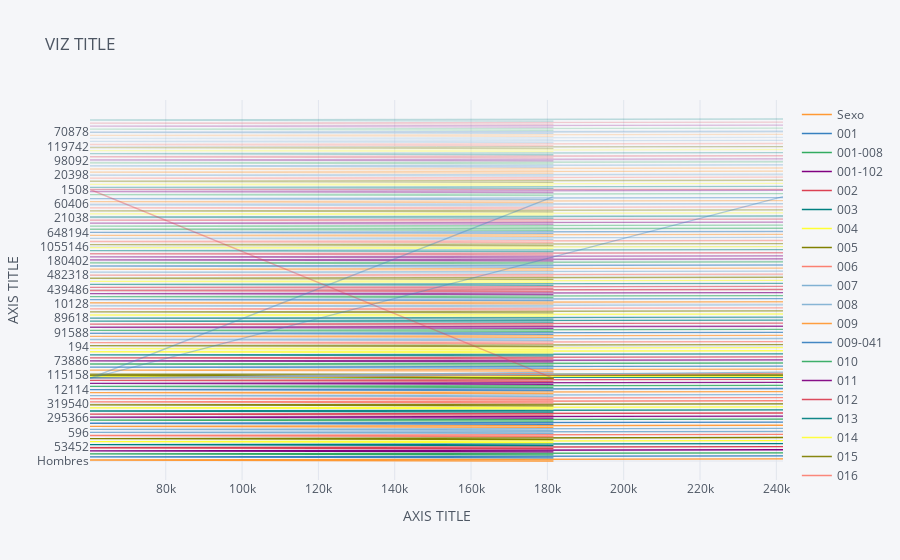

Write notebook code for a chart like this one.
### Code cell
# Cufflinks line plot

dataset_sexo.iplot(kind='line',
                   x='098',
                   xTitle='AXIS TITLE',
                   yTitle='AXIS TITLE',
                   title='VIZ TITLE')

### Figure 1 — Plotly figure (JSON) as saved in the notebook; plotly's stock layout.template omitted (floating-point values rounded to 4 significant figures)
{"data": [{"line": {"color": "rgba(255, 153, 51, 1.0)", "dash": "solid", "shape": "linear", "width": 1.3}, "mode": "lines", "name": "Sexo", "text": "", "x": [181592, 60150, 241742], "y": ["Hombres", "Mujeres", "Total"], "type": "scatter"}, {"line": {"color": "rgba(55, 128, 191, 1.0)", "dash": "solid", "shape": "linear", "width": 1.3}, "mode": "lines", "name": "001", "text": "", "x": [181592, 60150, 241742], "y": [13310, 20734, 34044], "type": "scatter"}, {"line": {"color": "rgba(50, 171, 96, 1.0)", "dash": "solid", "shape": "linear", "width": 1.3}, "mode": "lines", "name": "001-008", "text": "", "x": [181592, 60150, 241742], "y": [288068, 204418, 492486], "type": "scatter"}, {"line": {"color": "rgba(128, 0, 128, 1.0)", "dash": "solid", "shape": "linear", "width": 1.3}, "mode": "lines", "name": "001-102", "text": "", "x": [181592, 60150, 241742], "y": [14528688, 13298528, 27827216], "type": "scatter"}, {"line": {"color": "rgba(219, 64, 82, 1.0)", "dash": "solid", "shape": "linear", "width": 1.3}, "mode": "lines", "name": "002", "text": "", "x": [181592, 60150, 241742], "y": [37942, 15510, 53452], "type": "scatter"}, {"line": {"color": "rgba(0, 128, 128, 1.0)", "dash": "solid", "shape": "linear", "width": 1.3}, "mode": "lines", "name": "003", "text": "", "x": [181592, 60150, 241742], "y": [3860, 4110, 7970], "type": "scatter"}, {"line": {"color": "rgba(255, 255, 51, 1.0)", "dash": "solid", "shape": "linear", "width": 1.3}, "mode": "lines", "name": "004", "text": "", "x": [181592, 60150, 241742], "y": [89660, 100022, 189682], "type": "scatter"}, {"line": {"color": "rgba(128, 128, 0, 1.0)", "dash": "solid", "shape": "linear", "width": 1.3}, "mode": "lines", "name": "005", "text": "", "x": [181592, 60150, 241742], "y": [24062, 21674, 45736], "type": "scatter"}, {"line": {"color": "rgba(251, 128, 114, 1.0)", "dash": "solid", "shape": "linear", "width": 1.3}, "mode": "lines", "name": "006", "text": "", "x": [181592, 60150, 241742], "y": [92868, 21704, 114572], "type": "scatter"}, {"line": {"color": "rgba(128, 177, 211, 1.0)", "dash": "solid", "shape": "linear", "width": 1.3}, "mode": "lines", "name": "007", "text": "", "x": [181592, 60150, 241742], "y": [2546, 596, 3142], "type": "scatter"}, {"line": {"color": "rgba(128, 177, 211, 0.9316239316239316)", "dash": "solid", "shape": "linear", "width": 1.3}, "mode": "lines", "name": "008", "text": "", "x": [181592, 60150, 241742], "y": [23820, 20068, 43888], "type": "scatter"}, {"line": {"color": "rgba(255, 153, 51, 0.9316239316239316)", "dash": "solid", "shape": "linear", "width": 1.3}, "mode": "lines", "name": "009", "text": "", "x": [181592, 60150, 241742], "y": [128122, 30116, 158238], "type": "scatter"}, {"line": {"color": "rgba(55, 128, 191, 0.9316239316239316)", "dash": "solid", "shape": "linear", "width": 1.3}, "mode": "lines", "name": "009-041", "text": "", "x": [181592, 60150, 241742], "y": [4371186, 2747678, 7118864], "type": "scatter"}, {"line": {"color": "rgba(50, 171, 96, 0.9316239316239316)", "dash": "solid", "shape": "linear", "width": 1.3}, "mode": "lines", "name": "010", "text": "", "x": [181592, 60150, 241742], "y": [115918, 20340, 136258], "type": "scatter"}, {"line": {"color": "rgba(128, 0, 128, 0.9316239316239316)", "dash": "solid", "shape": "linear", "width": 1.3}, "mode": "lines", "name": "011", "text": "", "x": [181592, 60150, 241742], "y": [295366, 193986, 489352], "type": "scatter"}, {"line": {"color": "rgba(219, 64, 82, 0.9316239316239316)", "dash": "solid", "shape": "linear", "width": 1.3}, "mode": "lines", "name": "012", "text": "", "x": [181592, 60150, 241742], "y": [344882, 280252, 625134], "type": "scatter"}, {"line": {"color": "rgba(0, 128, 128, 0.9316239316239316)", "dash": "solid", "shape": "linear", "width": 1.3}, "mode": "lines", "name": "013", "text": "", "x": [181592, 60150, 241742], "y": [132644, 90928, 223572], "type": "scatter"}, {"line": {"color": "rgba(255, 255, 51, 0.9316239316239316)", "dash": "solid", "shape": "linear", "width": 1.3}, "mode": "lines", "name": "014", "text": "", "x": [181592, 60150, 241742], "y": [217596, 126478, 344074], "type": "scatter"}, {"line": {"color": "rgba(128, 128, 0, 0.9316239316239316)", "dash": "solid", "shape": "linear", "width": 1.3}, "mode": "lines", "name": "015", "text": "", "x": [181592, 60150, 241742], "y": [169294, 150246, 319540], "type": "scatter"}, {"line": {"color": "rgba(251, 128, 114, 0.9316239316239316)", "dash": "solid", "shape": "linear", "width": 1.3}, "mode": "lines", "name": "016", "text": "", "x": [181592, 60150, 241742], "y": [83444, 116646, 200090], "type": "scatter"}, {"line": {"color": "rgba(251, 128, 114, 0.8632478632478631)", "dash": "solid", "shape": "linear", "width": 1.3}, "mode": "lines", "name": "017", "text": "", "x": [181592, 60150, 241742], "y": [127094, 5330, 132424], "type": "scatter"}, {"line": {"color": "rgba(128, 177, 211, 0.8632478632478631)", "dash": "solid", "shape": "linear", "width": 1.3}, "mode": "lines", "name": "018", "text": "", "x": [181592, 60150, 241742], "y": [1131650, 180534, 1312184], "type": "scatter"}, {"line": {"color": "rgba(255, 153, 51, 0.8632478632478631)", "dash": "solid", "shape": "linear", "width": 1.3}, "mode": "lines", "name": "019", "text": "", "x": [181592, 60150, 241742], "y": [24270, 10384, 34654], "type": "scatter"}, {"line": {"color": "rgba(55, 128, 191, 0.8632478632478631)", "dash": "solid", "shape": "linear", "width": 1.3}, "mode": "lines", "name": "020", "text": "", "x": [181592, 60150, 241742], "y": [18154, 12114, 30268], "type": "scatter"}, {"line": {"color": "rgba(50, 171, 96, 0.8632478632478631)", "dash": "solid", "shape": "linear", "width": 1.3}, "mode": "lines", "name": "021", "text": "", "x": [181592, 60150, 241742], "y": [28330, 23258, 51588], "type": "scatter"}, {"line": {"color": "rgba(128, 0, 128, 0.8632478632478631)", "dash": "solid", "shape": "linear", "width": 1.3}, "mode": "lines", "name": "022", "text": "", "x": [181592, 60150, 241742], "y": [44718, 35044, 79762], "type": "scatter"}, {"line": {"color": "rgba(219, 64, 82, 0.8632478632478631)", "dash": "solid", "shape": "linear", "width": 1.3}, "mode": "lines", "name": "023", "text": "", "x": [181592, 60150, 241742], "y": [4766, 434002, 438768], "type": "scatter"}, {"line": {"color": "rgba(0, 128, 128, 0.8632478632478631)", "dash": "solid", "shape": "linear", "width": 1.3}, "mode": "lines", "name": "024", "text": "", "x": [181592, 60150, 241742], "y": [0, 41724, 41724], "type": "scatter"}, {"line": {"color": "rgba(255, 255, 51, 0.8632478632478631)", "dash": "solid", "shape": "linear", "width": 1.3}, "mode": "lines", "name": "025", "text": "", "x": [181592, 60150, 241742], "y": [0, 109052, 109052], "type": "scatter"}, {"line": {"color": "rgba(128, 128, 0, 0.8632478632478631)", "dash": "solid", "shape": "linear", "width": 1.3}, "mode": "lines", "name": "026", "text": "", "x": [181592, 60150, 241742], "y": [0, 115158, 115158], "type": "scatter"}, {"line": {"color": "rgba(128, 128, 0, 0.7948717948717947)", "dash": "solid", "shape": "linear", "width": 1.3}, "mode": "lines", "name": "027", "text": "", "x": [181592, 60150, 241742], "y": [0, 36182, 36182], "type": "scatter"}, {"line": {"color": "rgba(251, 128, 114, 0.7948717948717947)", "dash": "solid", "shape": "linear", "width": 1.3}, "mode": "lines", "name": "028", "text": "", "x": [181592, 60150, 241742], "y": [390814, 0, 390814], "type": "scatter"}, {"line": {"color": "rgba(128, 177, 211, 0.7948717948717947)", "dash": "solid", "shape": "linear", "width": 1.3}, "mode": "lines", "name": "029", "text": "", "x": [181592, 60150, 241742], "y": [11946, 0, 11946], "type": "scatter"}, {"line": {"color": "rgba(255, 153, 51, 0.7948717948717947)", "dash": "solid", "shape": "linear", "width": 1.3}, "mode": "lines", "name": "030", "text": "", "x": [181592, 60150, 241742], "y": [73644, 38928, 112572], "type": "scatter"}, {"line": {"color": "rgba(55, 128, 191, 0.7948717948717947)", "dash": "solid", "shape": "linear", "width": 1.3}, "mode": "lines", "name": "031", "text": "", "x": [181592, 60150, 241742], "y": [242794, 54000, 296794], "type": "scatter"}, {"line": {"color": "rgba(50, 171, 96, 0.7948717948717947)", "dash": "solid", "shape": "linear", "width": 1.3}, "mode": "lines", "name": "032", "text": "", "x": [181592, 60150, 241742], "y": [20622, 6058, 26680], "type": "scatter"}, {"line": {"color": "rgba(128, 0, 128, 0.7948717948717947)", "dash": "solid", "shape": "linear", "width": 1.3}, "mode": "lines", "name": "033", "text": "", "x": [181592, 60150, 241742], "y": [95612, 73886, 169498], "type": "scatter"}, {"line": {"color": "rgba(219, 64, 82, 0.7948717948717947)", "dash": "solid", "shape": "linear", "width": 1.3}, "mode": "lines", "name": "034", "text": "", "x": [181592, 60150, 241742], "y": [17800, 22778, 40578], "type": "scatter"}, {"line": {"color": "rgba(0, 128, 128, 0.7948717948717947)", "dash": "solid", "shape": "linear", "width": 1.3}, "mode": "lines", "name": "035", "text": "", "x": [181592, 60150, 241742], "y": [255726, 204300, 460026], "type": "scatter"}, {"line": {"color": "rgba(255, 255, 51, 0.7948717948717947)", "dash": "solid", "shape": "linear", "width": 1.3}, "mode": "lines", "name": "036", "text": "", "x": [181592, 60150, 241742], "y": [150698, 133622, 284320], "type": "scatter"}, {"line": {"color": "rgba(255, 255, 51, 0.7264957264957264)", "dash": "solid", "shape": "linear", "width": 1.3}, "mode": "lines", "name": "037", "text": "", "x": [181592, 60150, 241742], "y": [121072, 95442, 216514], "type": "scatter"}, {"line": {"color": "rgba(128, 128, 0, 0.7264957264957264)", "dash": "solid", "shape": "linear", "width": 1.3}, "mode": "lines", "name": "038", "text": "", "x": [181592, 60150, 241742], "y": [194, 162, 356], "type": "scatter"}, {"line": {"color": "rgba(251, 128, 114, 0.7264957264957264)", "dash": "solid", "shape": "linear", "width": 1.3}, "mode": "lines", "name": "039", "text": "", "x": [181592, 60150, 241742], "y": [12208, 15578, 27786], "type": "scatter"}, {"line": {"color": "rgba(128, 177, 211, 0.7264957264957264)", "dash": "solid", "shape": "linear", "width": 1.3}, "mode": "lines", "name": "040", "text": "", "x": [181592, 60150, 241742], "y": [24326, 18126, 42452], "type": "scatter"}, {"line": {"color": "rgba(255, 153, 51, 0.7264957264957264)", "dash": "solid", "shape": "linear", "width": 1.3}, "mode": "lines", "name": "041", "text": "", "x": [181592, 60150, 241742], "y": [87482, 73024, 160506], "type": "scatter"}, {"line": {"color": "rgba(55, 128, 191, 0.7264957264957264)", "dash": "solid", "shape": "linear", "width": 1.3}, "mode": "lines", "name": "042", "text": "", "x": [181592, 60150, 241742], "y": [39838, 51750, 91588], "type": "scatter"}, {"line": {"color": "rgba(50, 171, 96, 0.7264957264957264)", "dash": "solid", "shape": "linear", "width": 1.3}, "mode": "lines", "name": "042-043", "text": "", "x": [181592, 60150, 241742], "y": [43712, 54856, 98568], "type": "scatter"}, {"line": {"color": "rgba(128, 0, 128, 0.7264957264957264)", "dash": "solid", "shape": "linear", "width": 1.3}, "mode": "lines", "name": "043", "text": "", "x": [181592, 60150, 241742], "y": [3874, 3106, 6980], "type": "scatter"}, {"line": {"color": "rgba(219, 64, 82, 0.7264957264957264)", "dash": "solid", "shape": "linear", "width": 1.3}, "mode": "lines", "name": "044", "text": "", "x": [181592, 60150, 241742], "y": [276522, 442908, 719430], "type": "scatter"}, {"line": {"color": "rgba(0, 128, 128, 0.7264957264957264)", "dash": "solid", "shape": "linear", "width": 1.3}, "mode": "lines", "name": "044-045", "text": "", "x": [181592, 60150, 241742], "y": [334554, 532526, 867080], "type": "scatter"}, {"line": {"color": "rgba(0, 128, 128, 0.658119658119658)", "dash": "solid", "shape": "linear", "width": 1.3}, "mode": "lines", "name": "045", "text": "", "x": [181592, 60150, 241742], "y": [58032, 89618, 147650], "type": "scatter"}, {"line": {"color": "rgba(255, 255, 51, 0.658119658119658)", "dash": "solid", "shape": "linear", "width": 1.3}, "mode": "lines", "name": "046", "text": "", "x": [181592, 60150, 241742], "y": [246894, 509748, 756642], "type": "scatter"}, {"line": {"color": "rgba(128, 128, 0, 0.658119658119658)", "dash": "solid", "shape": "linear", "width": 1.3}, "mode": "lines", "name": "046-049", "text": "", "x": [181592, 60150, 241742], "y": [281190, 524546, 805736], "type": "scatter"}, {"line": {"color": "rgba(251, 128, 114, 0.658119658119658)", "dash": "solid", "shape": "linear", "width": 1.3}, "mode": "lines", "name": "047", "text": "", "x": [181592, 60150, 241742], "y": [20198, 2634, 22832], "type": "scatter"}, {"line": {"color": "rgba(128, 177, 211, 0.658119658119658)", "dash": "solid", "shape": "linear", "width": 1.3}, "mode": "lines", "name": "048", "text": "", "x": [181592, 60150, 241742], "y": [3970, 694, 4664], "type": "scatter"}, {"line": {"color": "rgba(255, 153, 51, 0.658119658119658)", "dash": "solid", "shape": "linear", "width": 1.3}, "mode": "lines", "name": "049", "text": "", "x": [181592, 60150, 241742], "y": [10128, 11470, 21598], "type": "scatter"}, {"line": {"color": "rgba(55, 128, 191, 0.658119658119658)", "dash": "solid", "shape": "linear", "width": 1.3}, "mode": "lines", "name": "050", "text": "", "x": [181592, 60150, 241742], "y": [6750, 5876, 12626], "type": "scatter"}, {"line": {"color": "rgba(50, 171, 96, 0.658119658119658)", "dash": "solid", "shape": "linear", "width": 1.3}, "mode": "lines", "name": "050-052", "text": "", "x": [181592, 60150, 241742], "y": [378152, 537968, 916120], "type": "scatter"}, {"line": {"color": "rgba(128, 0, 128, 0.658119658119658)", "dash": "solid", "shape": "linear", "width": 1.3}, "mode": "lines", "name": "051", "text": "", "x": [181592, 60150, 241742], "y": [142602, 321406, 464008], "type": "scatter"}, {"line": {"color": "rgba(219, 64, 82, 0.658119658119658)", "dash": "solid", "shape": "linear", "width": 1.3}, "mode": "lines", "name": "052", "text": "", "x": [181592, 60150, 241742], "y": [228800, 210686, 439486], "type": "scatter"}, {"line": {"color": "rgba(219, 64, 82, 0.5897435897435894)", "dash": "solid", "shape": "linear", "width": 1.3}, "mode": "lines", "name": "053", "text": "", "x": [181592, 60150, 241742], "y": [38334, 93012, 131346], "type": "scatter"}, {"line": {"color": "rgba(0, 128, 128, 0.5897435897435894)", "dash": "solid", "shape": "linear", "width": 1.3}, "mode": "lines", "name": "053-061", "text": "", "x": [181592, 60150, 241742], "y": [4473698, 5329276, 9802974], "type": "scatter"}, {"line": {"color": "rgba(255, 255, 51, 0.5897435897435894)", "dash": "solid", "shape": "linear", "width": 1.3}, "mode": "lines", "name": "054", "text": "", "x": [181592, 60150, 241742], "y": [151162, 306694, 457856], "type": "scatter"}, {"line": {"color": "rgba(128, 128, 0, 0.5897435897435894)", "dash": "solid", "shape": "linear", "width": 1.3}, "mode": "lines", "name": "055", "text": "", "x": [181592, 60150, 241742], "y": [1046398, 663926, 1710324], "type": "scatter"}, {"line": {"color": "rgba(251, 128, 114, 0.5897435897435894)", "dash": "solid", "shape": "linear", "width": 1.3}, "mode": "lines", "name": "056", "text": "", "x": [181592, 60150, 241742], "y": [537074, 482318, 1019392], "type": "scatter"}, {"line": {"color": "rgba(128, 177, 211, 0.5897435897435894)", "dash": "solid", "shape": "linear", "width": 1.3}, "mode": "lines", "name": "057", "text": "", "x": [181592, 60150, 241742], "y": [547632, 969054, 1516686], "type": "scatter"}, {"line": {"color": "rgba(255, 153, 51, 0.5897435897435894)", "dash": "solid", "shape": "linear", "width": 1.3}, "mode": "lines", "name": "058", "text": "", "x": [181592, 60150, 241742], "y": [580068, 709766, 1289834], "type": "scatter"}, {"line": {"color": "rgba(55, 128, 191, 0.5897435897435894)", "dash": "solid", "shape": "linear", "width": 1.3}, "mode": "lines", "name": "059", "text": "", "x": [181592, 60150, 241742], "y": [1225298, 1710384, 2935682], "type": "scatter"}, {"line": {"color": "rgba(50, 171, 96, 0.5897435897435894)", "dash": "solid", "shape": "linear", "width": 1.3}, "mode": "lines", "name": "060", "text": "", "x": [181592, 60150, 241742], "y": [167330, 287852, 455182], "type": "scatter"}, {"line": {"color": "rgba(128, 0, 128, 0.5897435897435894)", "dash": "solid", "shape": "linear", "width": 1.3}, "mode": "lines", "name": "061", "text": "", "x": [181592, 60150, 241742], "y": [180402, 106270, 286672], "type": "scatter"}, {"line": {"color": "rgba(128, 0, 128, 0.5213675213675211)", "dash": "solid", "shape": "linear", "width": 1.3}, "mode": "lines", "name": "062", "text": "", "x": [181592, 60150, 241742], "y": [17236, 27092, 44328], "type": "scatter"}, {"line": {"color": "rgba(219, 64, 82, 0.5213675213675211)", "dash": "solid", "shape": "linear", "width": 1.3}, "mode": "lines", "name": "062-067", "text": "", "x": [181592, 60150, 241742], "y": [1740144, 1231470, 2971614], "type": "scatter"}, {"line": {"color": "rgba(0, 128, 128, 0.5213675213675211)", "dash": "solid", "shape": "linear", "width": 1.3}, "mode": "lines", "name": "063", "text": "", "x": [181592, 60150, 241742], "y": [324266, 302242, 626508], "type": "scatter"}, {"line": {"color": "rgba(255, 255, 51, 0.5213675213675211)", "dash": "solid", "shape": "linear", "width": 1.3}, "mode": "lines", "name": "064", "text": "", "x": [181592, 60150, 241742], "y": [794698, 260448, 1055146], "type": "scatter"}, {"line": {"color": "rgba(128, 128, 0, 0.5213675213675211)", "dash": "solid", "shape": "linear", "width": 1.3}, "mode": "lines", "name": "065", "text": "", "x": [181592, 60150, 241742], "y": [28864, 53332, 82196], "type": "scatter"}, {"line": {"color": "rgba(251, 128, 114, 0.5213675213675211)", "dash": "solid", "shape": "linear", "width": 1.3}, "mode": "lines", "name": "066", "text": "", "x": [181592, 60150, 241742], "y": [83006, 82808, 165814], "type": "scatter"}, {"line": {"color": "rgba(128, 177, 211, 0.5213675213675211)", "dash": "solid", "shape": "linear", "width": 1.3}, "mode": "lines", "name": "067", "text": "", "x": [181592, 60150, 241742], "y": [492074, 505548, 997622], "type": "scatter"}, {"line": {"color": "rgba(255, 153, 51, 0.5213675213675211)", "dash": "solid", "shape": "linear", "width": 1.3}, "mode": "lines", "name": "068", "text": "", "x": [181592, 60150, 241742], "y": [40854, 27148, 68002], "type": "scatter"}, {"line": {"color": "rgba(55, 128, 191, 0.5213675213675211)", "dash": "solid", "shape": "linear", "width": 1.3}, "mode": "lines", "name": "068-072", "text": "", "x": [181592, 60150, 241742], "y": [824918, 648194, 1473112], "type": "scatter"}, {"line": {"color": "rgba(50, 171, 96, 0.5213675213675211)", "dash": "solid", "shape": "linear", "width": 1.3}, "mode": "lines", "name": "069", "text": "", "x": [181592, 60150, 241742], "y": [7326, 8844, 16170], "type": "scatter"}, {"line": {"color": "rgba(50, 171, 96, 0.45299145299145277)", "dash": "solid", "shape": "linear", "width": 1.3}, "mode": "lines", "name": "070", "text": "", "x": [181592, 60150, 241742], "y": [75134, 92902, 168036], "type": "scatter"}, {"line": {"color": "rgba(128, 0, 128, 0.45299145299145277)", "dash": "solid", "shape": "linear", "width": 1.3}, "mode": "lines", "name": "071", "text": "", "x": [181592, 60150, 241742], "y": [358026, 149474, 507500], "type": "scatter"}, {"line": {"color": "rgba(219, 64, 82, 0.45299145299145277)", "dash": "solid", "shape": "linear", "width": 1.3}, "mode": "lines", "name": "072", "text": "", "x": [181592, 60150, 241742], "y": [343578, 369826, 713404], "type": "scatter"}, {"line": {"color": "rgba(0, 128, 128, 0.45299145299145277)", "dash": "solid", "shape": "linear", "width": 1.3}, "mode": "lines", "name": "073", "text": "", "x": [181592, 60150, 241742], "y": [21038, 44790, 65828], "type": "scatter"}, {"line": {"color": "rgba(255, 255, 51, 0.45299145299145277)", "dash": "solid", "shape": "linear", "width": 1.3}, "mode": "lines", "name": "074", "text": "", "x": [181592, 60150, 241742], "y": [6100, 18452, 24552], "type": "scatter"}, {"line": {"color": "rgba(128, 128, 0, 0.45299145299145277)", "dash": "solid", "shape": "linear", "width": 1.3}, "mode": "lines", "name": "074-076", "text": "", "x": [181592, 60150, 241742], "y": [71628, 160496, 232124], "type": "scatter"}, {"line": {"color": "rgba(251, 128, 114, 0.45299145299145277)", "dash": "solid", "shape": "linear", "width": 1.3}, "mode": "lines", "name": "075", "text": "", "x": [181592, 60150, 241742], "y": [41874, 105292, 147166], "type": "scatter"}, {"line": {"color": "rgba(128, 177, 211, 0.45299145299145277)", "dash": "solid", "shape": "linear", "width": 1.3}, "mode": "lines", "name": "076", "text": "", "x": [181592, 60150, 241742], "y": [23654, 36752, 60406], "type": "scatter"}, {"line": {"color": "rgba(255, 153, 51, 0.45299145299145277)", "dash": "solid", "shape": "linear", "width": 1.3}, "mode": "lines", "name": "077", "text": "", "x": [181592, 60150, 241742], "y": [235266, 248110, 483376], "type": "scatter"}, {"line": {"color": "rgba(55, 128, 191, 0.45299145299145277)", "dash": "solid", "shape": "linear", "width": 1.3}, "mode": "lines", "name": "077-080", "text": "", "x": [181592, 60150, 241742], "y": [321852, 347720, 669572], "type": "scatter"}, {"line": {"color": "rgba(55, 128, 191, 0.3846153846153844)", "dash": "solid", "shape": "linear", "width": 1.3}, "mode": "lines", "name": "078", "text": "", "x": [181592, 60150, 241742], "y": [23126, 0, 23126], "type": "scatter"}, {"line": {"color": "rgba(50, 171, 96, 0.3846153846153844)", "dash": "solid", "shape": "linear", "width": 1.3}, "mode": "lines", "name": "079", "text": "", "x": [181592, 60150, 241742], "y": [2, 3668, 3670], "type": "scatter"}, {"line": {"color": "rgba(128, 0, 128, 0.3846153846153844)", "dash": "solid", "shape": "linear", "width": 1.3}, "mode": "lines", "name": "080", "text": "", "x": [181592, 60150, 241742], "y": [63458, 95942, 159400], "type": "scatter"}, {"line": {"color": "rgba(219, 64, 82, 0.3846153846153844)", "dash": "solid", "shape": "linear", "width": 1.3}, "mode": "lines", "name": "081", "text": "", "x": [181592, 60150, 241742], "y": [0, 1508, 1508], "type": "scatter"}, {"line": {"color": "rgba(0, 128, 128, 0.3846153846153844)", "dash": "solid", "shape": "linear", "width": 1.3}, "mode": "lines", "name": "082", "text": "", "x": [181592, 60150, 241742], "y": [53902, 39638, 93540], "type": "scatter"}, {"line": {"color": "rgba(255, 255, 51, 0.3846153846153844)", "dash": "solid", "shape": "linear", "width": 1.3}, "mode": "lines", "name": "083", "text": "", "x": [181592, 60150, 241742], "y": [6240, 5920, 12160], "type": "scatter"}, {"line": {"color": "rgba(128, 128, 0, 0.3846153846153844)", "dash": "solid", "shape": "linear", "width": 1.3}, "mode": "lines", "name": "083-085", "text": "", "x": [181592, 60150, 241742], "y": [51426, 44694, 96120], "type": "scatter"}, {"line": {"color": "rgba(251, 128, 114, 0.3846153846153844)", "dash": "solid", "shape": "linear", "width": 1.3}, "mode": "lines", "name": "084", "text": "", "x": [181592, 60150, 241742], "y": [22610, 18376, 40986], "type": "scatter"}, {"line": {"color": "rgba(128, 177, 211, 0.3846153846153844)", "dash": "solid", "shape": "linear", "width": 1.3}, "mode": "lines", "name": "085", "text": "", "x": [181592, 60150, 241742], "y": [22576, 20398, 42974], "type": "scatter"}, {"line": {"color": "rgba(255, 153, 51, 0.3846153846153844)", "dash": "solid", "shape": "linear", "width": 1.3}, "mode": "lines", "name": "086", "text": "", "x": [181592, 60150, 241742], "y": [217372, 203782, 421154], "type": "scatter"}, {"line": {"color": "rgba(255, 153, 51, 0.31623931623931584)", "dash": "solid", "shape": "linear", "width": 1.3}, "mode": "lines", "name": "086-089", "text": "", "x": [181592, 60150, 241742], "y": [390752, 472906, 863658], "type": "scatter"}, {"line": {"color": "rgba(55, 128, 191, 0.31623931623931584)", "dash": "solid", "shape": "linear", "width": 1.3}, "mode": "lines", "name": "087", "text": "", "x": [181592, 60150, 241742], "y": [71296, 174092, 245388], "type": "scatter"}, {"line": {"color": "rgba(50, 171, 96, 0.31623931623931584)", "dash": "solid", "shape": "linear", "width": 1.3}, "mode": "lines", "name": "088", "text": "", "x": [181592, 60150, 241742], "y": [3992, 2450, 6442], "type": "scatter"}, {"line": {"color": "rgba(128, 0, 128, 0.31623931623931584)", "dash": "solid", "shape": "linear", "width": 1.3}, "mode": "lines", "name": "089", "text": "", "x": [181592, 60150, 241742], "y": [98092, 92582, 190674], "type": "scatter"}, {"line": {"color": "rgba(219, 64, 82, 0.31623931623931584)", "dash": "solid", "shape": "linear", "width": 1.3}, "mode": "lines", "name": "090", "text": "", "x": [181592, 60150, 241742], "y": [288040, 88988, 377028], "type": "scatter"}, {"line": {"color": "rgba(0, 128, 128, 0.31623931623931584)", "dash": "solid", "shape": "linear", "width": 1.3}, "mode": "lines", "name": "090-102", "text": "", "x": [181592, 60150, 241742], "y": [882468, 375844, 1258312], "type": "scatter"}, {"line": {"color": "rgba(255, 255, 51, 0.31623931623931584)", "dash": "solid", "shape": "linear", "width": 1.3}, "mode": "lines", "name": "091", "text": "", "x": [181592, 60150, 241742], "y": [19322, 4182, 23504], "type": "scatter"}, {"line": {"color": "rgba(128, 128, 0, 0.31623931623931584)", "dash": "solid", "shape": "linear", "width": 1.3}, "mode": "lines", "name": "092", "text": "", "x": [181592, 60150, 241742], "y": [66664, 53078, 119742], "type": "scatter"}, {"line": {"color": "rgba(251, 128, 114, 0.31623931623931584)", "dash": "solid", "shape": "linear", "width": 1.3}, "mode": "lines", "name": "093", "text": "", "x": [181592, 60150, 241742], "y": [83108, 51050, 134158], "type": "scatter"}, {"line": {"color": "rgba(128, 177, 211, 0.31623931623931584)", "dash": "solid", "shape": "linear", "width": 1.3}, "mode": "lines", "name": "094", "text": "", "x": [181592, 60150, 241742], "y": [10350, 6978, 17328], "type": "scatter"}, {"line": {"color": "rgba(128, 177, 211, 0.24786324786324748)", "dash": "solid", "shape": "linear", "width": 1.3}, "mode": "lines", "name": "095", "text": "", "x": [181592, 60150, 241742], "y": [33694, 8680, 42374], "type": "scatter"}, {"line": {"color": "rgba(255, 153, 51, 0.24786324786324748)", "dash": "solid", "shape": "linear", "width": 1.3}, "mode": "lines", "name": "096", "text": "", "x": [181592, 60150, 241742], "y": [10804, 5370, 16174], "type": "scatter"}, {"line": {"color": "rgba(55, 128, 191, 0.24786324786324748)", "dash": "solid", "shape": "linear", "width": 1.3}, "mode": "lines", "name": "097", "text": "", "x": [181592, 60150, 241742], "y": [143376, 70878, 214254], "type": "scatter"}, {"line": {"color": "rgba(50, 171, 96, 0.24786324786324748)", "dash": "solid", "shape": "linear", "width": 1.3}, "mode": "lines", "name": "099", "text": "", "x": [181592, 60150, 241742], "y": [20420, 8040, 28460], "type": "scatter"}, {"line": {"color": "rgba(128, 0, 128, 0.24786324786324748)", "dash": "solid", "shape": "linear", "width": 1.3}, "mode": "lines", "name": "100", "text": "", "x": [181592, 60150, 241742], "y": [8170, 3420, 11590], "type": "scatter"}, {"line": {"color": "rgba(219, 64, 82, 0.24786324786324748)", "dash": "solid", "shape": "linear", "width": 1.3}, "mode": "lines", "name": "101", "text": "", "x": [181592, 60150, 241742], "y": [14920, 14192, 29112], "type": "scatter"}, {"line": {"color": "rgba(0, 128, 128, 0.24786324786324748)", "dash": "solid", "shape": "linear", "width": 1.3}, "mode": "lines", "name": "102", "text": "", "x": [181592, 60150, 241742], "y": [2008, 838, 2846], "type": "scatter"}], "layout": {"legend": {"bgcolor": "#F5F6F9", "font": {"color": "#4D5663"}}, "paper_bgcolor": "#F5F6F9", "plot_bgcolor": "#F5F6F9", "title": {"font": {"color": "#4D5663"}, "text": "VIZ TITLE"}, "xaxis": {"gridcolor": "#E1E5ED", "showgrid": true, "tickfont": {"color": "#4D5663"}, "title": {"font": {"color": "#4D5663"}, "text": "AXIS TITLE"}, "zerolinecolor": "#E1E5ED"}, "yaxis": {"gridcolor": "#E1E5ED", "showgrid": true, "tickfont": {"color": "#4D5663"}, "title": {"font": {"color": "#4D5663"}, "text": "AXIS TITLE"}, "zerolinecolor": "#E1E5ED"}}}
